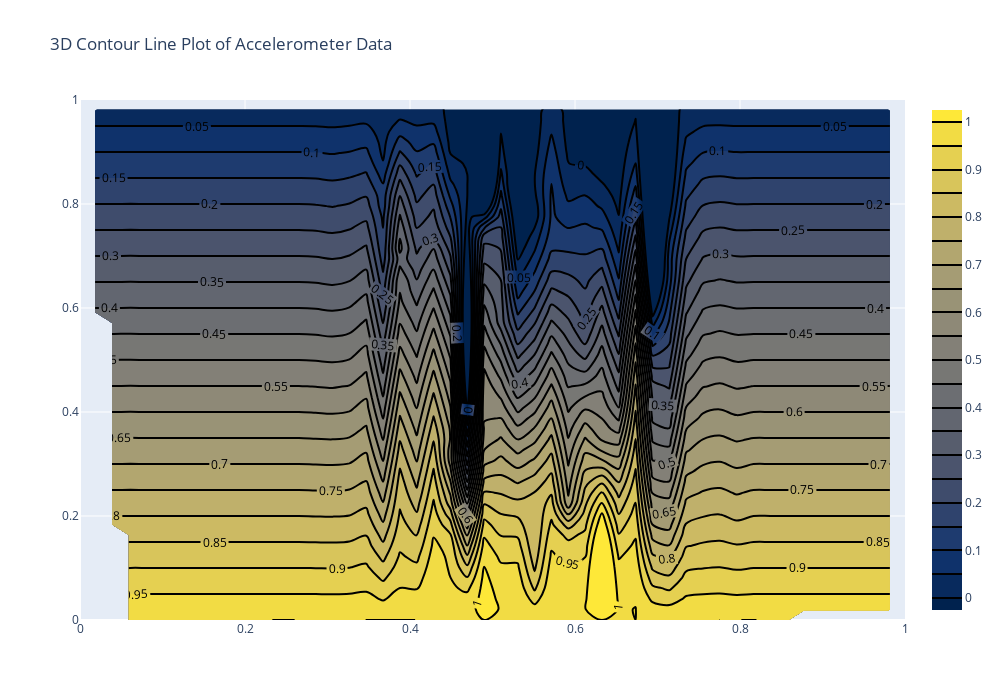

Notebook code cell kept with this figure:
### Code cell
fig = go.Figure()

fig.add_trace(go.Contour(
    x=x_grid, y=y_grid, z=Z, 
    colorscale='Cividis',
    contours=dict(start=0, end=1, size=0.05, showlabels=True),
    line_width=2
))

fig.update_layout(
    title="3D Contour Line Plot of Accelerometer Data",
    width=1000,
    height=700
)

fig.show()

### Figure 1 — Plotly figure (JSON) as saved in the notebook; plotly's stock layout.template omitted (floating-point values rounded to 4 significant figures; data arrays with more than 128 entries replaced by an {"elided": "..."} marker saying what was removed)
{"data": [{"colorscale": [[0, "#00224e"], [0.1111, "#123570"], [0.2222, "#3b496c"], [0.3333, "#575d6d"], [0.4444, "#707173"], [0.5556, "#8a8678"], [0.6667, "#a59c74"], [0.7778, "#c3b369"], [0.8889, "#e1cc55"], [1, "#fee838"]], "contours": {"end": 1, "showlabels": true, "size": 0.05, "start": 0}, "line": {"width": 2}, "type": "contour", "x": [0.0, 0.02041, 0.04082, 0.06122, 0.08163, 0.102, 0.1224, 0.1429, 0.1633, 0.1837, 0.2041, 0.2245, 0.2449, 0.2653, 0.2857, 0.3061, 0.3265, 0.3469, 0.3673, 0.3878, 0.4082, 0.4286, 0.449, 0.4694, 0.4898, 0.5102, 0.5306, 0.551, 0.5714, 0.5918, 0.6122, 0.6327, 0.6531, 0.6735, 0.6939, 0.7143, 0.7347, 0.7551, 0.7755, 0.7959, 0.8163, 0.8367, 0.8571, 0.8776, 0.898, 0.9184, 0.9388, 0.9592, 0.9796, 1.0], "y": [0.0, 0.02041, 0.04082, 0.06122, 0.08163, 0.102, 0.1224, 0.1429, 0.1633, 0.1837, 0.2041, 0.2245, 0.2449, 0.2653, 0.2857, 0.3061, 0.3265, 0.3469, 0.3673, 0.3878, 0.4082, 0.4286, 0.449, 0.4694, 0.4898, 0.5102, 0.5306, 0.551, 0.5714, 0.5918, 0.6122, 0.6327, 0.6531, 0.6735, 0.6939, 0.7143, 0.7347, 0.7551, 0.7755, 0.7959, 0.8163, 0.8367, 0.8571, 0.8776, 0.898, 0.9184, 0.9388, 0.9592, 0.9796, 1.0], "z": {"elided": "50x50 float values"}}], "layout": {"height": 700, "title": {"text": "3D Contour Line Plot of Accelerometer Data"}, "width": 1000}}
